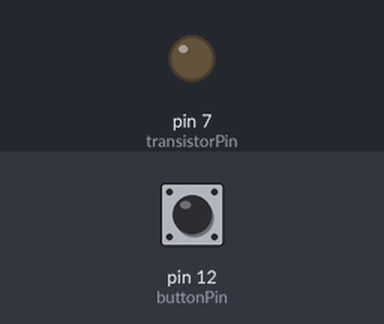
A sketch run on a simulated Arduino Uno, built with avr-gcc and run on an emulated ATmega328P. Shown: output pins drawn as LEDs (lit = HIGH). The inputs (shaded band) are chosen by the test bench; at power-on: pin 12 (buttonPin) HIGH.

Above: at 1.2 s.
1.3 s: pin 12 (buttonPin) pulled LOW for 0.15 s
At 1.37 s:
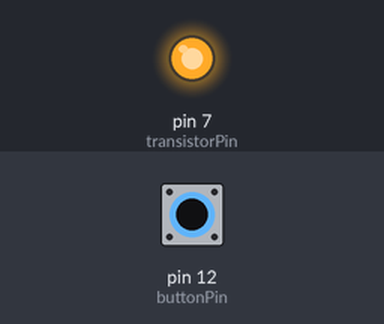
2.9 s: pin 12 (buttonPin) pulled LOW for 3.2 s
At 6.9 s:
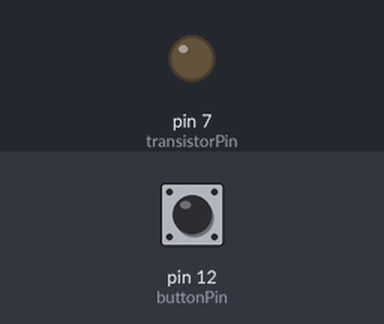
Timing chart, 0 to 8.4 s (numbered marks = the images above; inputs shaded):
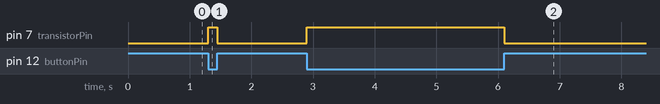

The sketch:

Relay.ino
```cpp
// (licence header left out)
/**
 * @brief defining 12th pin as buttonpin
 *
 */
const int buttonPin = 12;

/**
 * @brief defining 7th pin as transistorpin
 *
 */
const int transistorPin = 7;

/**
 * @brief declaring button state as 0
 *
 */

int buttonState = 0;

void setup()
{

 pinMode(buttonPin, INPUT_PULLUP);
 pinMode(transistorPin, OUTPUT);

}

void loop()
{

 buttonState = digitalRead(buttonPin);

 /**
 * @brief if buttonState is low it will set transistorpin as high
 *
 */

 if (buttonState == LOW)
  {

   digitalWrite (transistorPin, HIGH);

  }

  /**
 * @brief if buttonState is high it will set transistorpin as low
 *
 */

 else
  {

   digitalWrite (transistorPin, LOW);

  }

}
```

Measured:
- after the input at 1.3 s, pin 7 (transistorPin): LOW → HIGH at once, → LOW 0.15 s later
- after the input at 2.9 s, pin 7 (transistorPin): LOW → HIGH at once, → LOW 3.2 s later
